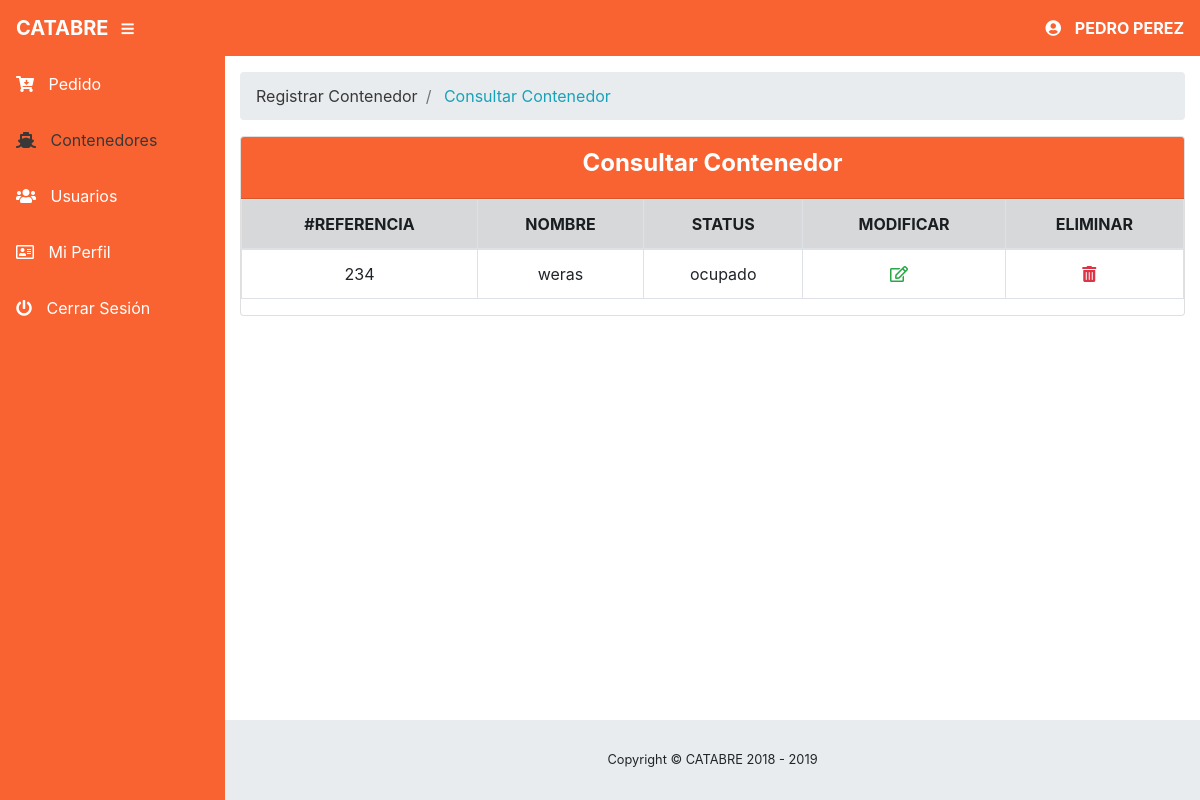
Page /vista/consultar-contenedor.php (signed in) on the committed database.
### tables this page shows
CREATE TABLE `persona` (
  `id_persona` int(11) NOT NULL,
  `id_usuario` int(11) NOT NULL,
  `nombre` text NOT NULL,
  `apellido` text NOT NULL,
  `empresa` varchar(20) NOT NULL
);

CREATE TABLE `contenedor` (
  `id_contenedor` int(11) NOT NULL,
  `ref` text NOT NULL,
  `nombre_conte` text NOT NULL,
  `status` text NOT NULL
);

### vista/consultar-contenedor.php (the view, shortened to what this page needs)
<?php
			include ("../modelo/conexion.php");
?>
<!DOCTYPE html>
<html>
 <head>
    <?php
      include("head.php");
    ?>
  </head>
	<body id="page-top">
		<?php
			include ('nav.php');
		?>
		<div id="wrapper">
			<?php
				include ('menu.php');
			?>
				<div id="content-wrapper">
					<div class="container-fluid">
						<ol class="breadcrumb">
				          <li class="breadcrumb-item">
				            <a href="nuevo-contenedor.php" style="color:#383838;"> Registrar Contenedor</a>
				          </li>
				           <li class="breadcrumb-item">
				            <a href="consultar-contenedor.php" style="color: #17a2b8;"> Consultar Contenedor</a>
				          </li>
				        </ol>
							<div class="card">
								<div class="card-header" style="background-color: #f96332; color: #fff;">
									<h4 align="center" style="color: #fff;">Consultar Contenedor</h4>
								</div>
									<?php
										include ("../modelo/conexion.php");
										$consulta_contenedor=mysqli_query($db, "SELECT * FROM contenedor");
										if (mysqli_num_rows($consulta_contenedor)) {
											?>
												<table class="table table-bordered" style="text-align: center;">
														<thead class="alert-dark">
															<tr>
																<th>#REFERENCIA</th>
																<th>NOMBRE</th>
																<th>STATUS</th>
																<th>MODIFICAR</th>
																<th>ELIMINAR</th>
															</tr>
														</thead>
													<?php
														while ($fila=mysqli_fetch_array($consulta_contenedor)) {
															?>
																    <tbody>
																      <tr>
																        <td><?php echo $fila['ref']; ?></td>
																        <td><?php echo $fila['nombre_conte']; ?></td>
																        <td><?php echo $fila['status']; ?></td>
																         <td>
												                              <a href="#" id="<?php echo $fila['id_contenedor'];?>" data-target="#editar-contenedor" data-toggle="modal" data-id="<?php echo $fila['id_contenedor'];?>">
												                              <i class="far fa-edit" aria-hidden="true" style="color: #28a745;"></i>
												                              </a>
												                          </td>
												                          <td>
											                                  <a href="#" data-toggle="modal" data-target="#eliminar-contenedor" data-book-id="<?php echo $fila['id_contenedor'];?>">
											                                    <i class="fas fa-trash-alt" aria-hidden="true" style="color: #dc3545;"></i>
											                                  </a>
				                          								</td>
																      </tr>
																    </tbody>
															<?php
														}
													?>
													</table>
					                  		<?php
										}
									?>
							</div>
					</div>
					<?php
							include ('footer.php');
						?>
				</div>
	</body>
</html>

### vista/nav.php
  <nav class="navbar navbar-expand static-top" style="background-color: #f96332">
    <a class="navbar-brand mr-1" href="#" style="color: #fff; font-weight: bold;">CATABRE</a>
    <button class="btn btn-link btn-sm text-white order-1 order-sm-0" id="sidebarToggle" href="#">
      <i class="fas fa-bars"></i>
    </button>
    <ul class="navbar-nav ml-auto" style="color: #fff; font-weight: bold;">
     <li class="nav-item">
     	<i class="fas fa-user-circle"></i>
         <?php
         	include ("../modelo/conexion.php");
         	$consulta_persona = mysqli_query($db, "SELECT * FROM persona,usuario WHERE persona.id_usuario=usuario.id_usuario AND  usuario.id_usuario='".$_SESSION['id_usuario']."'");
         	$fila=mysqli_fetch_array($consulta_persona);
         	echo $fila['nombre'].' '.$fila['apellido'];
         ?>
     </li>
</ul>
 </nav>

### vista/css/all.css (style rules this page uses)
.fa, .fas, .far, .fal, .fab { -moz-osx-font-smoothing: grayscale; -webkit-font-smoothing: antialiased; display: inline-block; font-style: normal; font-variant: normal; text-rendering: auto; line-height: 1; }
.fa-bars:before { content: "\f0c9"; }
.fa-edit:before { content: "\f044"; }
.fa-trash-alt:before { content: "\f2ed"; }
.fa-user-circle:before { content: "\f2bd"; }
.far { font-family: 'Font Awesome 5 Free'; font-weight: 400; }
.fa, .fas { font-family: 'Font Awesome 5 Free'; font-weight: 900; }

### vista/css/sb-admin.css (style rules this page uses)
html { position: relative; min-height: 100%; }
body { height: 100%; }
#wrapper { display: -webkit-box; display: -ms-flexbox; display: flex; }
#wrapper #content-wrapper { overflow-x: hidden; width: 100%; padding-top: 1rem; padding-bottom: 80px; }
:root { --input-padding-x: 0.75rem; --input-padding-y: 0.75rem; }

### vista/css/general.css (style rules this page uses)
h4 { color: #383838; font-weight: bold; }
a,a:focus { text-decoration: none !important; }
.fas, .far, .fa { margin-right: 10px; }

### rows in the picture
persona: nombre "PEDRO", apellido "PEREZ"
contenedor: ref "234", nombre_conte "weras", status "ocupado"

### other values in the picture
$ano "2019"
